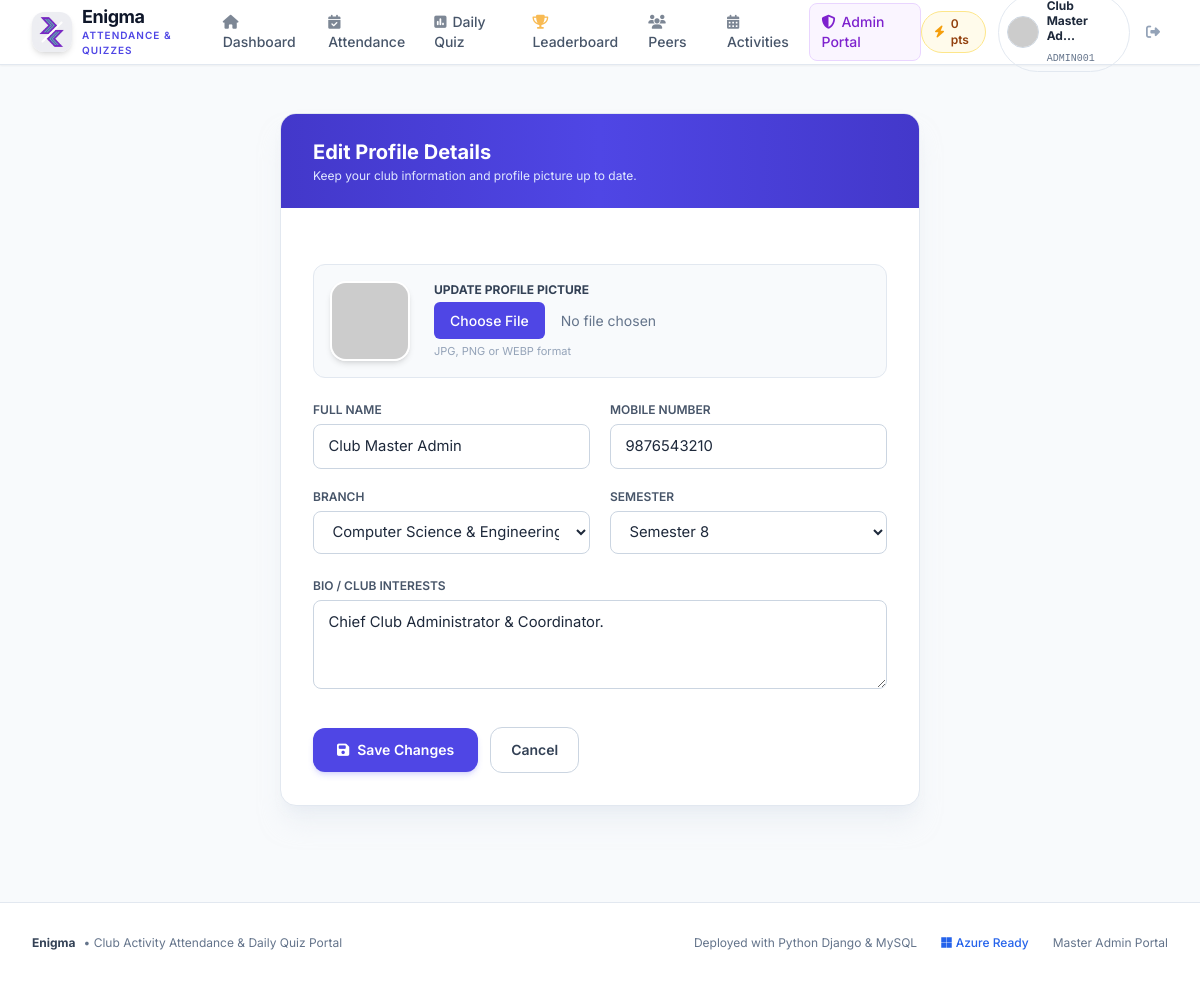
/accounts/profile/edit/ (signed in), run on the app's committed database.
### accounts/models.py (models this page shows, shortened)
class StudentUser(AbstractUser):
    BRANCH_CHOICES = [
        ('CSE', 'Computer Science & Engineering'),
        ('IT', 'Information Technology'),
        ('ECE', 'Electronics & Communication Engineering'),
        ('EE', 'Electrical Engineering'),
        ('ME', 'Mechanical Engineering'),
        ('CE', 'Civil Engineering'),
        ('AIML', 'AI & Machine Learning'),
        ('DS', 'Data Science'),
        ('OTHER', 'Other Department'),
    ]
    SEMESTER_CHOICES = [(i, f'Semester {i}') for i in range(1, 9)]
    name = models.CharField(max_length=150, help_text="Full name of student")
    email = models.EmailField(unique=True, db_index=True)
    roll_number = models.CharField(max_length=50, unique=True, db_index=True)
    branch = models.CharField(max_length=50, choices=BRANCH_CHOICES, default='CSE')
    semester = models.PositiveSmallIntegerField(choices=SEMESTER_CHOICES, default=1)
    mobile_number = models.CharField(max_length=20, unique=True)
    profile_pic = models.ImageField(upload_to='profile_pics/', blank=True, null=True)
    bio = models.TextField(blank=True, default="Passionate club member eager to learn and collaborate.")
    quiz_points = models.PositiveIntegerField(default=0)
    followers = models.ManyToManyField(
        'self',
        symmetrical=False,
        related_name='following',
        blank=True
    )
    is_club_admin = models.BooleanField(
        default=False,
        help_text="Designates whether this student has master club admin privileges."
    )
    objects = StudentUserManager()
    USERNAME_FIELD = 'email'
    REQUIRED_FIELDS = ['name', 'roll_number', 'branch', 'semester', 'mobile_number']
    class Meta:
        ordering = ['roll_number']
        verbose_name = 'Student User'
        verbose_name_plural = 'Student Users'
    @property
    def avatar_url(self):
        if self.profile_pic and hasattr(self.profile_pic, 'url'):
            return self.profile_pic.url
        clean_name = self.name.replace(' ', '+') if self.name else 'Student'
        return f"https://ui-avatars.com/api/?name={clean_name}&background=4f46e5&color=fff&size=150"

### accounts/views.py (the view)
# urls.py: path('profile/edit/', views.edit_profile_view, name='edit_profile'),
@login_required
def edit_profile_view(request):
    student = request.user
    if request.method == 'POST':
        form = StudentProfileUpdateForm(request.POST, request.FILES, instance=student)
        if form.is_valid():
            form.save()
            messages.success(request, "Your profile has been updated successfully!")
            return redirect('my_profile')
        else:
            messages.error(request, "Please fix the errors below.")
    else:
        form = StudentProfileUpdateForm(instance=student)
    return render(request, 'accounts/edit_profile.html', {'form': form})

### accounts/forms.py (shortened to what this page needs)
class StudentProfileUpdateForm(forms.ModelForm):
    class Meta:
        model = StudentUser
        fields = ['name', 'profile_pic', 'bio', 'semester', 'branch', 'mobile_number']
        widgets = {
            'name': forms.TextInput(attrs={'class': 'form-input'}),
            'semester': forms.Select(attrs={'class': 'form-input'}),
            'branch': forms.Select(attrs={'class': 'form-input'}),
            'mobile_number': forms.TextInput(attrs={'class': 'form-input'}),
            'bio': forms.Textarea(attrs={'class': 'form-input', 'rows': 3}),
            'profile_pic': forms.FileInput(attrs={'class': 'form-input-file'}),
        }
    def __init__(self, *args, **kwargs):
        super().__init__(*args, **kwargs)
        self.instance_pk = self.instance.pk if self.instance else None

### accounts/context_processors.py (called while the page is built)
def club_context(request):
    context = {
        'current_year': timezone.now().year,
        'today_date': timezone.now().date(),
    }
    if request.user.is_authenticated:
        from quizzes.models import DailyQuiz, QuizSubmission
        today = timezone.now().date()
        today_quiz = DailyQuiz.objects.filter(date=today).first()
        user_attempted_today = False
        if today_quiz:
            user_attempted_today = QuizSubmission.objects.filter(
                student=request.user,
                quiz=today_quiz
            ).exists()
        context.update({
            'today_quiz': today_quiz,
            'user_attempted_today_quiz': user_attempted_today,
            'is_club_admin_user': request.user.is_club_admin or request.user.is_superuser or request.user.is_staff,
        })
    else:
        context['is_club_admin_user'] = False
    return context

### templates/accounts/edit_profile.html (shortened to what this page needs)
{% extends 'base.html' %}
{% block content %}
<div class="max-w-2xl mx-auto px-4 py-8">
    <div class="bg-white rounded-2xl shadow-xl shadow-slate-200/50 border border-slate-200 overflow-hidden">
        <div class="bg-gradient-to-r from-brand-700 via-indigo-600 to-indigo-700 px-8 py-6 text-white">
            <h1 class="text-xl font-bold">Edit Profile Details</h1>
            <p class="text-indigo-100 text-xs mt-0.5">Keep your club information and profile picture up to date.</p>
        </div>
        <form method="POST" enctype="multipart/form-data" class="p-8 space-y-6">
            <div class="flex items-center space-x-6 p-4 rounded-xl bg-slate-50 border border-slate-200">
                <img src="{{ user.avatar_url }}" alt="{{ user.name }}" class="w-20 h-20 rounded-2xl object-cover border-2 border-white shadow-md">
                <div class="space-y-1">
                    <label class="block text-xs font-bold uppercase text-slate-700">Update Profile Picture</label>
                    {{ form.profile_pic }}
                    <p class="text-[11px] text-slate-400">JPG, PNG or WEBP format</p>
                </div>
            </div>
            <div class="grid grid-cols-1 md:grid-cols-2 gap-5">
                <div>
                    <label class="block text-xs font-semibold uppercase text-slate-600 mb-1.5">Full Name</label>
                    {{ form.name }}
                </div>
                <div>
                    <label class="block text-xs font-semibold uppercase text-slate-600 mb-1.5">Mobile Number</label>
                    {{ form.mobile_number }}
                </div>
                <div>
                    <label class="block text-xs font-semibold uppercase text-slate-600 mb-1.5">Branch</label>
                    {{ form.branch }}
                </div>
                <div>
                    <label class="block text-xs font-semibold uppercase text-slate-600 mb-1.5">Semester</label>
                    {{ form.semester }}
                </div>
            </div>
            <div>
                <label class="block text-xs font-semibold uppercase text-slate-600 mb-1.5">Bio / Club Interests</label>
                {{ form.bio }}
            </div>
            <div class="flex items-center space-x-3 pt-2">
                <button type="submit" class="px-6 py-3 bg-brand-600 hover:bg-brand-700 text-white font-semibold rounded-xl shadow-md shadow-brand-500/20 transition flex items-center space-x-2 text-sm">
                    <i class="fa-solid fa-floppy-disk"></i>
                    <span>Save Changes</span>
                </button>
                <a href="{% url 'my_profile' %}" class="px-5 py-3 rounded-xl border border-slate-300 hover:bg-slate-50 text-slate-700 font-semibold text-sm transition">
                    Cancel
                </a>
            </div>
        </form>
    </div>
</div>
{% endblock %}

### templates/base.html (shortened to what this page needs)
{% load static %}
<!DOCTYPE html>
<html lang="en">
<head>
    <script src="https://cdn.tailwindcss.com"></script>
    <link rel="stylesheet" href="https://cdnjs.cloudflare.com/ajax/libs/font-awesome/6.5.1/css/all.min.css">
</head>
<body class="min-h-screen flex flex-col text-slate-800 antialiased">
    <nav class="sticky top-0 z-40 bg-white/95 backdrop-blur-md border-b border-slate-200 shadow-sm">
        <div class="max-w-7xl mx-auto px-4 sm:px-6 lg:px-8">
            <div class="flex justify-between h-16">
                <div class="flex items-center space-x-3">
                    <a href="{% url 'home' %}" class="flex items-center space-x-2.5">
                        <img src="{% static 'images/enigma-logo.png' %}" alt="Enigma Logo" class="w-10 h-10 rounded-xl object-contain shadow-md">
                        <div>
                            <span class="text-lg font-bold tracking-tight text-slate-900 block leading-tight">Enigma</span>
                            <span class="text-[10px] font-semibold text-brand-600 uppercase tracking-widest block">Attendance & Quizzes</span>
                        </div>
                    </a>
                    {% if user.is_authenticated %}
                    <div class="hidden md:flex items-center space-x-1 ml-6">
                        <a href="{% url 'student_dashboard' %}" class="px-3 py-2 rounded-lg text-sm font-medium transition {% if request.resolver_match.url_name == 'student_dashboard' %}bg-brand-50 text-brand-700{% else %}text-slate-600 hover:text-slate-900 hover:bg-slate-100{% endif %}">
                            <i class="fa-solid fa-house mr-1.5 opacity-70"></i>Dashboard
                        </a>
                        <a href="{% url 'my_attendance' %}" class="px-3 py-2 rounded-lg text-sm font-medium transition {% if request.resolver_match.url_name == 'my_attendance' %}bg-brand-50 text-brand-700{% else %}text-slate-600 hover:text-slate-900 hover:bg-slate-100{% endif %}">
                            <i class="fa-solid fa-calendar-check mr-1.5 opacity-70"></i>Attendance
                        </a>
                        <a href="{% url 'daily_quiz' %}" class="relative px-3 py-2 rounded-lg text-sm font-medium transition {% if request.resolver_match.url_name == 'daily_quiz' %}bg-brand-50 text-brand-700{% else %}text-slate-600 hover:text-slate-900 hover:bg-slate-100{% endif %}">
                            <i class="fa-solid fa-poll mr-1.5 opacity-70"></i>Daily Quiz
                        </a>
                        <a href="{% url 'leaderboard' %}" class="px-3 py-2 rounded-lg text-sm font-medium transition {% if request.resolver_match.url_name == 'leaderboard' %}bg-brand-50 text-brand-700{% else %}text-slate-600 hover:text-slate-900 hover:bg-slate-100{% endif %}">
                            <i class="fa-solid fa-trophy mr-1.5 opacity-70 text-amber-500"></i>Leaderboard
                        </a>
                        <a href="{% url 'students_directory' %}" class="px-3 py-2 rounded-lg text-sm font-medium transition {% if request.resolver_match.url_name == 'students_directory' %}bg-brand-50 text-brand-700{% else %}text-slate-600 hover:text-slate-900 hover:bg-slate-100{% endif %}">
                            <i class="fa-solid fa-users mr-1.5 opacity-70"></i>Peers
                        </a>
                        <a href="{% url 'activities_list' %}" class="px-3 py-2 rounded-lg text-sm font-medium transition {% if request.resolver_match.url_name == 'activities_list' %}bg-brand-50 text-brand-700{% else %}text-slate-600 hover:text-slate-900 hover:bg-slate-100{% endif %}">
                            <i class="fa-solid fa-calendar-days mr-1.5 opacity-70"></i>Activities
                        </a>
                        {% if is_club_admin_user %}
                        <a href="{% url 'admin_dashboard' %}" class="px-3 py-2 rounded-lg text-sm font-medium bg-purple-50 text-purple-700 hover:bg-purple-100 border border-purple-200">
                            <i class="fa-solid fa-shield-halved mr-1.5"></i>Admin Portal
                        </a>
                        {% endif %}
                    </div>
                    {% endif %}
                </div>
                <div class="flex items-center space-x-3">
                    {% if user.is_authenticated %}
                    <div class="hidden sm:flex items-center bg-amber-50 border border-amber-200 text-amber-800 px-3 py-1 rounded-full text-xs font-semibold shadow-xs">
                        <i class="fa-solid fa-bolt text-amber-500 mr-1.5"></i>
                        <span>{{ user.quiz_points }} pts</span>
                    </div>
                    <div class="relative flex items-center space-x-2">
                        <a href="{% url 'my_profile' %}" class="flex items-center space-x-2 p-1 pl-2 pr-3 rounded-full hover:bg-slate-100 transition border border-slate-200">
                            <img src="{{ user.avatar_url }}" alt="{{ user.name }}" class="w-8 h-8 rounded-full object-cover border border-slate-300">
                            <div class="text-left hidden lg:block">
                                <span class="text-xs font-bold text-slate-800 block leading-tight">{{ user.name|truncatechars:15 }}</span>
                                <span class="text-[10px] text-slate-500 font-mono">{{ user.roll_number }}</span>
                            </div>
                        </a>
                        <a href="{% url 'logout' %}" title="Sign Out" class="p-2 text-slate-400 hover:text-rose-600 hover:bg-rose-50 rounded-lg transition text-sm">
                            <i class="fa-solid fa-right-from-bracket"></i>
                        </a>
                    </div>
                    {% endif %}
                </div>
            </div>
        </div>
    </nav>
    <main class="flex-grow">
        {% block content %}{% endblock %}
    </main>
    <footer class="bg-white border-t border-slate-200 mt-16 py-8">
        <div class="max-w-7xl mx-auto px-4 sm:px-6 lg:px-8 flex flex-col md:flex-row items-center justify-between text-xs text-slate-500 space-y-4 md:space-y-0">
            <div class="flex items-center space-x-2">
                <span class="font-bold text-slate-700">Enigma</span>
                <span>• Club Activity Attendance & Daily Quiz Portal</span>
            </div>
            <div class="flex items-center space-x-6">
                <span>Deployed with Python Django & MySQL</span>
                <span class="inline-flex items-center text-blue-600 font-medium">
                    <i class="fa-brands fa-microsoft mr-1"></i>Azure Ready
                </span>
                <a href="{% url 'admin_login' %}" class="hover:text-purple-600 transition">Master Admin Portal</a>
            </div>
        </div>
    </footer>
</body>
</html>

### templates/base.html (style rules this page uses)
body { font-family: 'Inter', sans-serif; background-color: #f8fafc; }
.form-input { width: 100%; padding: 0.65rem 0.9rem; border-radius: 0.5rem; border: 1px solid #cbd5e1; background-color: #ffffff; color: #1e293b; font-size: 0.925rem; transition: all 0.15s ease-in-out; }
.form-input-file { width: 100%; font-size: 0.875rem; color: #64748b; }

### data on the page
StudentUser: quiz_points "0", roll_number "ADMIN001", name "Club Master Admin", mobile_number "9876543210", branch "Computer Science & Engineering", semester "Semester 8", bio "Chief Club Administrator & Coordinator."
